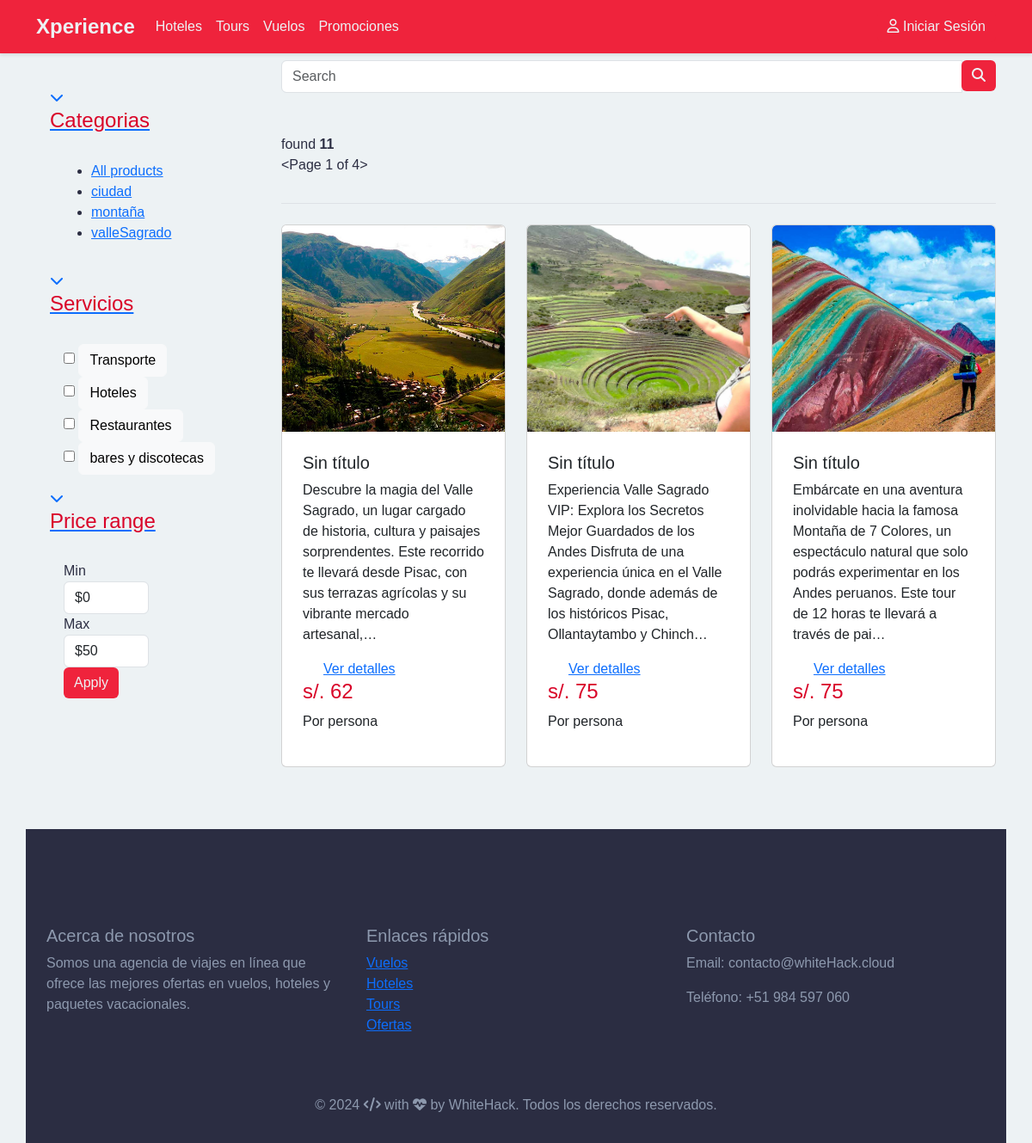
/store/, run on the app's committed database.
### category/models.py (models this page shows, shortened)
class Category(models.Model):
    category_name = models.CharField(max_length=50, unique=True)
    slug = models.CharField(max_length=100, unique=True)
    description = models.TextField(blank=True)
    class Meta:
        verbose_name = 'category'
        verbose_name_plural = 'categories'

### store/models.py (models this page shows, shortened)
class Product(models.Model):
    product_name = models.CharField(max_length=200, unique=True)
    slug = models.SlugField(max_length=200, unique=True)
    title = models.CharField(max_length=100, default="Sin título")
    description = models.TextField(max_length=1000, blank=True)
    price = models.IntegerField()
    images = models.ImageField(upload_to='fotos/productos')
    stock = models.IntegerField()
    is_available = models.BooleanField(default=True)
    category = models.ForeignKey(Category, on_delete=models.CASCADE)
    created_date = models.DateField(auto_created=True)
    modified_date = models.DateField(auto_created=True)
    @property
    def price_public(self):
        return int(self.price * 1.25) if self.price is not None else 0
    def get_url(self):
        return reverse('product_detail', args=[self.category.slug, self.slug])

### store/views.py (the view)
# urls.py: path('', views.store, name='store'),
def store(request, category_slug=None):
    categories = None
    products = None
    if category_slug != None:
        categories = get_object_or_404(Category, slug= category_slug)
        products = Product.objects.filter(category=categories, is_available= True)
        paginator = Paginator(products, 1)
        page = request.GET.get('page')
        paged_products = paginator.get_page(page)
        product_count = products.count()
    else:
        products = Product.objects.filter(is_available= True).order_by('id')
        paginator = Paginator(products, 3)
        page = request.GET.get('page')
        paged_products = paginator.get_page(page)
        product_count = products.count()
    context = {
        'products': paged_products,
        'product_count': product_count
    }
    return render(request, 'store/store.html', context)

### category/context_procesor.py (called while the page is built)
def menu_links(request):
    links = Category.objects.all()
    return dict(links=links)

### templates/store/store.html (shortened to what this page needs)
{% extends 'base.html' %}
{% load static %}
{% block content %}
<main>
<section class="section-content padding-y">
    <div class="container">
    <div class="row">
<aside class="col-md-3">
    <div class="card-body">
        <article class="filter-group">
            <header class="card-header">
                <a href="#" data-toggle="collapse" data-target="#collapse_1" aria-expanded="true" class="">
                    <i class="icon-control fa fa-chevron-down"></i>
                    <h6 class="title">Categorias</h6>
                </a>
            </header>
            <div class="filter-content collapse show" id="collapse_1" style="">
                <div class="card-body">
                    <ul class="list-menu">
                    <li><a href="{% url 'store'%}">  All products  </a></li>
                    {% for category in links %}
                    <li><a href="{{category.get_url}}"> {{category.category_name}}  </a></li>
                    {% endfor %}
                    </ul>
                </div>
            </div>
        </article>
        <article class="filter-group">
            <header class="card-header">
                <a href="#" data-toggle="collapse" data-target="#collapse_4" aria-expanded="true" class="">
                    <i class="icon-control fa fa-chevron-down"></i>
                    <h6 class="title">Servicios </h6>
                </a>
            </header>
            <div class="filter-content collapse show" id="collapse_4" style="">
                <div class="card-body">
                  <label class="checkbox-btn">
                    <input type="checkbox">
                    <span class="btn btn-light"> Transporte </span>
                  </label>
                  <label class="checkbox-btn">
                    <input type="checkbox">
                    <span class="btn btn-light"> Hoteles </span>
                  </label>
                  <label class="checkbox-btn">
                    <input type="checkbox">
                    <span class="btn btn-light"> Restaurantes </span>
                  </label>
                  <label class="checkbox-btn">
                    <input type="checkbox">
                    <span class="btn btn-light"> bares y discotecas </span>
                  </label>
            </div>
            </div>
        </article>
        <article class="filter-group">
            <header class="card-header">
                <a href="#" data-toggle="collapse" data-target="#collapse_3" aria-expanded="true" class="">
                    <i class="icon-control fa fa-chevron-down"></i>
                    <h6 class="title">Price range </h6>
                </a>
            </header>
            <div class="filter-content collapse show" id="collapse_3" style="">
                <div class="card-body">
                    <div class="form-row">
                    <div class="form-group col-md-6">
                      <label>Min</label>
                          <select class="mr-2 form-control">
                            <option value="0">$0</option>
                        </select>
                    </div>
                    <div class="form-group text-right col-md-6">
                      <label>Max</label>
                          <select class="mr-2 form-control">
                            <option value="50">$50</option>
                        </select>
                    </div>
                    </div>
                    <button class="btn btn-block btn-primary">Apply</button>
                </div>
            </div>
        </article>
    </div>
</aside>
<main class="col-md-9">
    <form action="{% url 'search' %}" class="search" method= 'GET'>
        <div class="input-group w-100">
            <input type="text" class="form-control" style="width:60%;" placeholder="Search" name='keyword'>
            <div class="input-group-append">
              <button class="btn btn-primary" type="submit">
                <i class="fa fa-search"></i>
              </button>
            </div>
        </div>
    </form>
    <header class="border-bottom mb-4 pb-3 mt-5">
            <div class="form-inline">
                <span class="mr-md-auto">found <b> {{product_count}} </b></span>
                <p> {{products}} </p>
            </div>
    </header>
        <div class="row">
            {% if products %}
            {% for product in products %}
            <div class="col-md-4 mb-4">
                <div class="card bg-white shadow-md rounded-lg overflow-hidden max-w-xs">
                    <img src="{{ product.images.url }}" class="card-img-top" alt="Oferta 1">
                    <div class="p-4">
                        <h5 class="text-lg font-semibold">{{ product.title }}</h5>
                        <p class="text-gray-600">{{ product.description|truncatechars:200 }}</p>
                        <a href="{{ product.get_url }}" class="mt-4 inline-block  bg-blue-500 hover:bg-blue-600 px-4 py-2 rounded">
                            Ver detalles
                        </a>
                        <div class="precios border-2">
                            <h6 id="precio">s/. {{ product.price_public }}</h6>
                            <p>Por persona</p>
                        </div>
                    </div>
                </div>
            </div>
        {% endfor %}
        {% else %}
            <div>
                <h2>No hay productos que coincidan con su búsqueda</h2>
            </div>
        {% endif %}
        </div>
</main>
{% endblock %}

### templates/base.html (shortened to what this page needs)
{% load static %}
<!DOCTYPE html>
<html lang="en">
<head>
    <link href="https://cdn.jsdelivr.net/npm/bootstrap@5.3.3/dist/css/bootstrap.min.css" rel="stylesheet">
    <link rel="stylesheet" href="{% static 'css/style_edg_7.css' %}">
</head>
<body>
{% include 'includes/header.html' %}
{% block content %}
{% endblock %}
{% include 'includes/footer.html' %}

### templates/includes/header.html (shortened to what this page needs)
{% load static %}
<nav class="navbar navbar-expand-lg bg-rojo">
    <div class="container">
        <a class="navbar-brand milogo"  href="#">Xperience</a>
        <div class="collapse navbar-collapse" id="navbarNav">
            <ul class="navbar-nav me-auto">
                <li class="nav-item"><a class="nav-link" href="#">Hoteles</a></li>
                <li class="nav-item"><a class="nav-link" href="#">Tours</a></li>
                <li class="nav-item"><a class="nav-link" href="#">Vuelos</a></li>
                <li class="nav-item"><a class="nav-link" href="#">Promociones</a></li>
            </ul>
            <ul class="navbar-nav">
                <li class="nav-item">
                    <a class="btn btn-primary loginbot" href="#"><i class="fa-regular fa-user"></i>  Iniciar Sesión</a>
                </li>
            </ul>
        </div>
    </div>
</nav>

### templates/includes/footer.html (shortened to what this page needs)
{% load static %}
<footer class=" mt-5 py-3 ">
    <div class="container">
        <div class="row">
            <div class="col-md-4">
                <h5>Acerca de nosotros</h5>
                <p>Somos una agencia de viajes en línea que ofrece las mejores ofertas en vuelos, hoteles y paquetes vacacionales.</p>
            </div>
            <div class="col-md-4">
                <h5>Enlaces rápidos</h5>
                <ul class="list-unstyled">
                    <li><a href="#">Vuelos</a></li>
                    <li><a href="#">Hoteles</a></li>
                    <li><a href="#">Tours</a></li>
                    <li><a href="#">Ofertas</a></li>
                </ul>
            </div>
            <div class="col-md-4">
                <h5>Contacto</h5>
                <p>Email: contacto@whiteHack.cloud</p>
                <p>Teléfono: +51 984 597 060</p>
            </div>
        </div>
    </div>
    <div class="firma">
        <p>&copy; 2024 <i class="fa-solid fa-code"></i> with <i class="fa-solid fa-heart-pulse"></i> by WhiteHack. Todos los derechos reservados.</p>
    </div>
</footer>
</body>
</html>

### xperience/static/css/style_edg_7.css (style rules this page uses)
:root { --rojo1 : #ef233c; --rojo2: #d90429; --blanco: #edf2f4; --gris: #8d99ae; --oscuro: #2b2d42; }
body { font-family: 'Arial', sans-serif; color: var(--oscuro); background-color: var(--blanco); }
.milogo { color: var(--blanco); font-size: x-large; font-weight: bold; }
.navbar { box-shadow: 0 2px 4px rgba(0, 0, 0, 0.1); margin-bottom: 0; }
.bg-rojo { background-color: var(--rojo1) !important; }
.navbar-nav .nav-link { color: var(--blanco); padding: 10px; transition: background-color 0.3s step-start; }
.btn-primary { background-color: var(--rojo1); color: var(--blanco); border: none; }
.card-img-top { object-fit: cover; height: 240px; width: 100%; }
footer { background-color: var(--oscuro); color: var(--gris); }
footer .container { padding-top: 2rem; margin-top: 4rem; padding-bottom: 5px; }
.firma { text-align: center; width: 100%; margin-top: 3rem; }
.card-body { padding: 1rem; margin-top: 1rem; flex-grow: 1; }
h6 { color: var(--rojo2) !important; font-size: 1.5rem; font-weight: 500; }

### data on the page
Category: category_name "ciudad"
Category: category_name "montaña"
Category: category_name "valleSagrado"
Product: images (picture), title "Sin título", description "Descubre la magia del Valle Sagrado, un lugar cargado de historia, cultura y paisajes sorprendentes. Este recorrido te llevará desde Pisac, con sus terrazas agrícolas y su vibrante mercado artesanal,…", price_public "62"
Product: images (picture), title "Sin título", description "Experiencia Valle Sagrado VIP: Explora los Secretos Mejor Guardados de los Andes Disfruta de una experiencia única en el Valle Sagrado, donde además de los históricos Pisac, Ollantaytambo y Chinch…", price_public "75"
Product: images (picture), title "Sin título", description "Embárcate en una aventura inolvidable hacia la famosa Montaña de 7 Colores, un espectáculo natural que solo podrás experimentar en los Andes peruanos. Este tour de 12 horas te llevará a través de pai…", price_public "75"

### other printed values
{{ product_count }} "11"
{{ products }} "<Page 1 of 4>"
